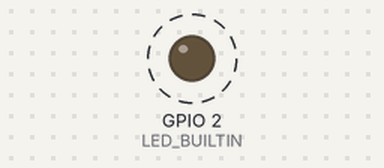
Bench run of a program on a simulated ESP32. Parts: output pins drawn as LEDs (lit = HIGH). Dashed ring = blinking. WiFi joins after 1.5 s; servers stay silent unless stated; storage starts empty; no MQTT or app messages arrive unless stated; what the program prints to the serial monitor is not drawn. At 2.0 s the program puts the board to deep sleep or switches it off; the recording ends there.

Above: at 0.9 s.
Timing chart, 0 to 2.0 s (numbered marks = the images above):
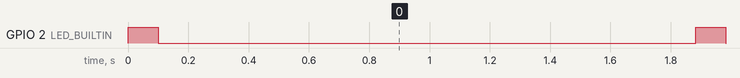

The program:

main.cpp
```cpp
#include "Arduino.h"
#include <WiFi.h>

#include <ArduinoJson.h>
#include "freertos/FreeRTOS.h"
#include <WiFi.h>
#include <MQTT.h>

#include "json_file.h"
#include "esp_adc_cal.h"

//create a new file 'wifi_secret.h' with the two following constants
//the reason is that 'wifi_sercert.h' is ignored by git
const char* ssid = "SSID";
const char* password =  "PASSWORD";
//#include "wifi_secret.h"

int analogBattery = A0;
int g_vref = 1100;

DynamicJsonDocument config(1*1024);//5 KB
MQTTClient mqtt(1*1024);// 1KB for small messages
WiFiClient wifi;//needed to stay on global scope

void timelog(String Text){
  Serial.println(String(millis())+" : "+Text);//micros()
}

void adc_vref_init(){
    esp_adc_cal_characteristics_t adc_chars;
    esp_adc_cal_value_t val_type = esp_adc_cal_characterize((adc_unit_t)ADC_UNIT_1, (adc_atten_t)ADC1_CHANNEL_6, (adc_bits_width_t)ADC_WIDTH_BIT_12, 1100, &adc_chars);
    //Check type of calibration value used to characterize ADC
    if (val_type == ESP_ADC_CAL_VAL_EFUSE_VREF) {
        Serial.printf("eFuse Vref:%u mV\n", adc_chars.vref);
        g_vref = adc_chars.vref;
    } else if (val_type == ESP_ADC_CAL_VAL_EFUSE_TP) {
        Serial.printf("Two Point --> coeff_a:%umV coeff_b:%umV\n", adc_chars.coeff_a, adc_chars.coeff_b);
    } else {
        Serial.println("Default Vref: 1100mV");
    }
}

float get_battery()
{
  uint16_t v = analogRead(analogBattery);
  float battery_voltage = ((float)v / 4095.0) * 2.0 * 3.3 * (g_vref / 1000.0);
  return battery_voltage;
}


void blink(int duration_ms){
  digitalWrite(LED_BUILTIN,HIGH);
  //delay(duration_ms);
  vTaskDelay(pdMS_TO_TICKS(duration_ms));
  digitalWrite(LED_BUILTIN,LOW);
}

void mqtt_publish_status(){
  String str_topic = config["base_topic"];
  str_topic += "/status";
  float time_f = millis();
  time_f /=1000;
  String str_wakeup = String(time_f);
  float battery_f = get_battery();
  String str_battery = String(battery_f);
  String json_payload = "{\"battery\":"+str_battery+",\"wakeup\":"+str_wakeup+"}";
  mqtt.publish(str_topic,json_payload,true,2);//LWMQTT_QOS2 = 2
  Serial.printf("published (%s)=>(%s)\r\n",str_topic.c_str(),json_payload.c_str());
}

bool connect(){
  timelog("wifi check");
  int max_timeout = 10;
  while ((WiFi.status() != WL_CONNECTED)&&(max_timeout>0)) {
    Serial.print(".");
    delay(500);
    max_timeout--;
  }
  Serial.print("\n");
  if(max_timeout == 0){
    timelog("wifi timeout!");
    blink(10);delay(200);
    blink(10);delay(200);
    return false;
  }
  max_timeout = 10;
  timelog("wifi connected!");
  mqtt.begin(config["mqtt"]["host"],config["mqtt"]["port"], wifi);
  Serial.print("connecting mqtt");
  while ((!mqtt.connect(config["mqtt"]["client_id"]))&&(max_timeout>0)) {
    Serial.print(".");
    blink(50);
    delay(450);
    max_timeout--;
  }
  if(max_timeout == 0){
    timelog("MQTT timeout!\n");
    blink(10);delay(500);
    blink(10);delay(500);
    return false;
  }
  Serial.print("\n");
  timelog("mqtt connected!\n");
  return true;
}

void setup() {

  Serial.begin(115200);
  //Serial.setDebugOutput(true);
  Serial.println();
  adc_vref_init();
  pinMode(LED_BUILTIN, OUTPUT);
  timelog("Boot ready");
  blink(100);
  WiFi.begin(ssid, password);
  load_config(config,true);
  timelog("config loaded");

  if(connect()){
    mqtt.loop();
    delay(100);//allow mqtt and serial transmission
    mqtt_publish_status();    timelog("=>status");
    mqtt.loop();
    delay(100);//allow mqtt and serial transmission
  }

  Serial.println("ESP going to deep sleep");
  Serial.flush();
  blink(100);

  uint32_t deep_sleep_sec = config["deep_sleep_sec"];
  esp_deep_sleep(deep_sleep_sec*1000000);
  esp_deep_sleep_start();

}

void loop() {
  //no loop
}
```

json_file.cpp
```cpp
#include "json_file.h"
#include <FS.h>
#include <SPIFFS.h>

#define FORMAT_SPIFFS_IF_FAILED true
static bool ready = false;

bool spiffs_init(){
    if(!SPIFFS.begin(FORMAT_SPIFFS_IF_FAILED)){
        Serial.println("SPIFFS Mount Failed");
        return false;
    }
    ready = true;
    return true;
}

bool load_json(DynamicJsonDocument &config,const char* FileName){
    if(!ready){
        if(!spiffs_init()){
            return false;
        }
    }
    File file = SPIFFS.open(FileName,"r");

    DeserializationError error = deserializeJson(config, file);
    if (error){
        Serial.println(F("Failed to read json file"));
        file.close();
        return false;
    }else{
        file.close();
        return true;
    }
}

bool save_json(DynamicJsonDocument &config,const char* FileName){
    if(!ready){
        if(!spiffs_init()){
            return false;
        }
    }
    File file = SPIFFS.open(FileName,"w");
    //TODO
    file.close();
    return true;
}

bool load_config(DynamicJsonDocument &config,bool verbose){
    bool result = load_json(config,"/config.json");
    if(verbose){
        if(result){
            Serial.println();
            Serial.println("Loaded configuration :");
            serializeJsonPretty(config, Serial);
            Serial.println();
        }else{
            Serial.println("Failed to load configuration");
        }
    }
    return result;
}

bool save_config(DynamicJsonDocument &config){
    return save_json(config,"/config.json");
}
```

json_file.h
```cpp
#include <ArduinoJson.h>

bool load_config(DynamicJsonDocument &config,bool verbose=false);
bool save_config(DynamicJsonDocument &config);

bool load_json(DynamicJsonDocument &config,const char* FileName);
bool save_json(DynamicJsonDocument &config,const char* FileName);
```

Measured:
- by itself, GPIO 2 (LED_BUILTIN): alternates HIGH for 0.10 s and LOW for 1.8 s
